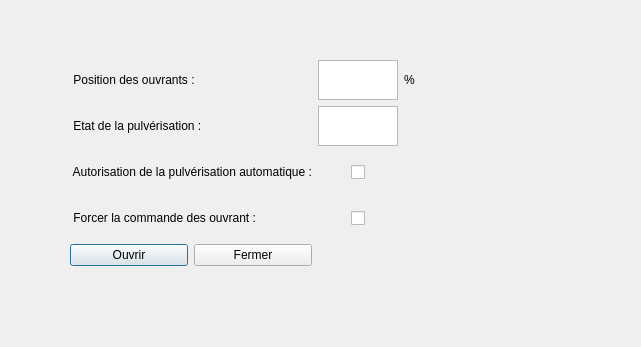
<?xml version="1.0" encoding="UTF-8"?>
<ui version="4.0">
 <class>SerreGestion</class>
 <widget class="QDialog" name="SerreGestion">
  <property name="geometry">
   <rect>
    <x>0</x>
    <y>0</y>
    <width>641</width>
    <height>347</height>
   </rect>
  </property>
  <property name="windowTitle">
   <string>SerreGestion</string>
  </property>
  <widget class="QWidget" name="widget" native="true">
   <property name="geometry">
    <rect>
     <x>70</x>
     <y>10</y>
     <width>551</width>
     <height>321</height>
    </rect>
   </property>
   <widget class="QWidget" name="gridLayoutWidget">
    <property name="geometry">
     <rect>
      <x>0</x>
      <y>50</y>
      <width>461</width>
      <height>221</height>
     </rect>
    </property>
    <layout class="QGridLayout" name="gridLayout">
     <property name="sizeConstraint">
      <enum>QLayout::SetFixedSize</enum>
     </property>
     <item row="2" column="0">
      <widget class="QLabel" name="label_4">
       <property name="maximumSize">
        <size>
         <width>16777215</width>
         <height>40</height>
        </size>
       </property>
       <property name="text">
        <string> Autorisation de la pulvérisation automatique :</string>
       </property>
      </widget>
     </item>
     <item row="1" column="0">
      <widget class="QLabel" name="label_3">
       <property name="maximumSize">
        <size>
         <width>16777215</width>
         <height>40</height>
        </size>
       </property>
       <property name="text">
        <string> Etat de la pulvérisation :</string>
       </property>
      </widget>
     </item>
     <item row="0" column="0">
      <widget class="QLabel" name="label_2">
       <property name="maximumSize">
        <size>
         <width>16777215</width>
         <height>40</height>
        </size>
       </property>
       <property name="text">
        <string> Position des ouvrants :</string>
       </property>
      </widget>
     </item>
     <item row="3" column="0">
      <widget class="QLabel" name="label">
       <property name="maximumSize">
        <size>
         <width>16777215</width>
         <height>40</height>
        </size>
       </property>
       <property name="text">
        <string> Forcer la commande des ouvrant :</string>
       </property>
      </widget>
     </item>
     <item row="1" column="1">
      <widget class="QTextEdit" name="textEditPulverisation">
       <property name="minimumSize">
        <size>
         <width>0</width>
         <height>40</height>
        </size>
       </property>
       <property name="maximumSize">
        <size>
         <width>80</width>
         <height>40</height>
        </size>
       </property>
       <property name="readOnly">
        <bool>true</bool>
       </property>
       <property name="html">
        <string>&lt;!DOCTYPE HTML PUBLIC &quot;-//W3C//DTD HTML 4.0//EN&quot; &quot;http://www.w3.org/TR/REC-html40/strict.dtd&quot;&gt;
&lt;html&gt;&lt;head&gt;&lt;meta name=&quot;qrichtext&quot; content=&quot;1&quot; /&gt;&lt;style type=&quot;text/css&quot;&gt;
p, li { white-space: pre-wrap; }
&lt;/style&gt;&lt;/head&gt;&lt;body style=&quot; font-family:'Sans Serif'; font-size:9pt; font-weight:400; font-style:normal;&quot;&gt;
&lt;p align=&quot;center&quot; style=&quot;-qt-paragraph-type:empty; margin-top:0px; margin-bottom:0px; margin-left:0px; margin-right:0px; -qt-block-indent:0; text-indent:0px;&quot;&gt;&lt;br /&gt;&lt;/p&gt;&lt;/body&gt;&lt;/html&gt;</string>
       </property>
      </widget>
     </item>
     <item row="3" column="1" alignment="Qt::AlignHCenter">
      <widget class="QCheckBox" name="checkBoxOuvrant">
       <property name="minimumSize">
        <size>
         <width>0</width>
         <height>40</height>
        </size>
       </property>
       <property name="maximumSize">
        <size>
         <width>16777215</width>
         <height>40</height>
        </size>
       </property>
       <property name="text">
        <string/>
       </property>
      </widget>
     </item>
     <item row="2" column="1" alignment="Qt::AlignHCenter">
      <widget class="QCheckBox" name="checkBoxPulverisation">
       <property name="minimumSize">
        <size>
         <width>0</width>
         <height>40</height>
        </size>
       </property>
       <property name="maximumSize">
        <size>
         <width>16777215</width>
         <height>40</height>
        </size>
       </property>
       <property name="baseSize">
        <size>
         <width>0</width>
         <height>40</height>
        </size>
       </property>
       <property name="text">
        <string/>
       </property>
      </widget>
     </item>
     <item row="1" column="3">
      <widget class="QLabel" name="label_6">
       <property name="text">
        <string/>
       </property>
      </widget>
     </item>
     <item row="0" column="1">
      <widget class="QTextEdit" name="textEditOuvrant">
       <property name="enabled">
        <bool>true</bool>
       </property>
       <property name="minimumSize">
        <size>
         <width>0</width>
         <height>40</height>
        </size>
       </property>
       <property name="maximumSize">
        <size>
         <width>80</width>
         <height>40</height>
        </size>
       </property>
       <property name="readOnly">
        <bool>true</bool>
       </property>
       <property name="html">
        <string>&lt;!DOCTYPE HTML PUBLIC &quot;-//W3C//DTD HTML 4.0//EN&quot; &quot;http://www.w3.org/TR/REC-html40/strict.dtd&quot;&gt;
&lt;html&gt;&lt;head&gt;&lt;meta name=&quot;qrichtext&quot; content=&quot;1&quot; /&gt;&lt;style type=&quot;text/css&quot;&gt;
p, li { white-space: pre-wrap; }
&lt;/style&gt;&lt;/head&gt;&lt;body style=&quot; font-family:'Sans Serif'; font-size:9pt; font-weight:400; font-style:normal;&quot;&gt;
&lt;p align=&quot;center&quot; style=&quot;-qt-paragraph-type:empty; margin-top:0px; margin-bottom:0px; margin-left:0px; margin-right:0px; -qt-block-indent:0; text-indent:0px;&quot;&gt;&lt;br /&gt;&lt;/p&gt;&lt;/body&gt;&lt;/html&gt;</string>
       </property>
       <property name="overwriteMode">
        <bool>false</bool>
       </property>
      </widget>
     </item>
     <item row="0" column="2">
      <widget class="QLabel" name="label_5">
       <property name="text">
        <string>%</string>
       </property>
      </widget>
     </item>
     <item row="4" column="0">
      <layout class="QHBoxLayout" name="horizontalLayout">
       <item>
        <layout class="QHBoxLayout" name="horizontalLayout_2">
         <item>
          <layout class="QHBoxLayout" name="horizontalLayout_3">
           <item>
            <widget class="QPushButton" name="btnOuvrir">
             <property name="text">
              <string>Ouvrir</string>
             </property>
            </widget>
           </item>
           <item>
            <widget class="QPushButton" name="btnFermer">
             <property name="enabled">
              <bool>true</bool>
             </property>
             <property name="text">
              <string>Fermer</string>
             </property>
            </widget>
           </item>
          </layout>
         </item>
        </layout>
       </item>
      </layout>
     </item>
    </layout>
   </widget>
  </widget>
 </widget>
 <resources/>
 <connections/>
</ui>
